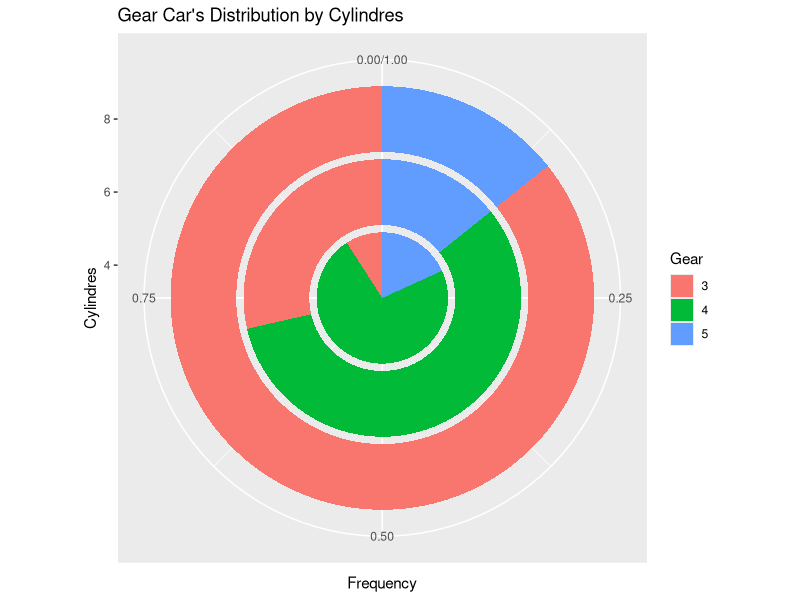

Recreate this plot in R.
## ---- chunk 1
table(mtcars$cyl)

## ---- chunk 2

## ---- chunk 3

## ---- chunk 4
library(ggplot2)
t<-table(mtcars$cyl, mtcars$gear)
x<-as.data.frame(t)
colnames(x)<-c("Cylindres", "Gear","Frequency")
bp <- ggplot(x, aes(x =Cylindres,y=Frequency, fill = Gear)) +
  geom_bar(width = 0.9,  stat = "identity", position="fill") +labs (title="Gear Car's Distribution by Cylindres")
pie <-bp+coord_polar("y", start=0)
pie
